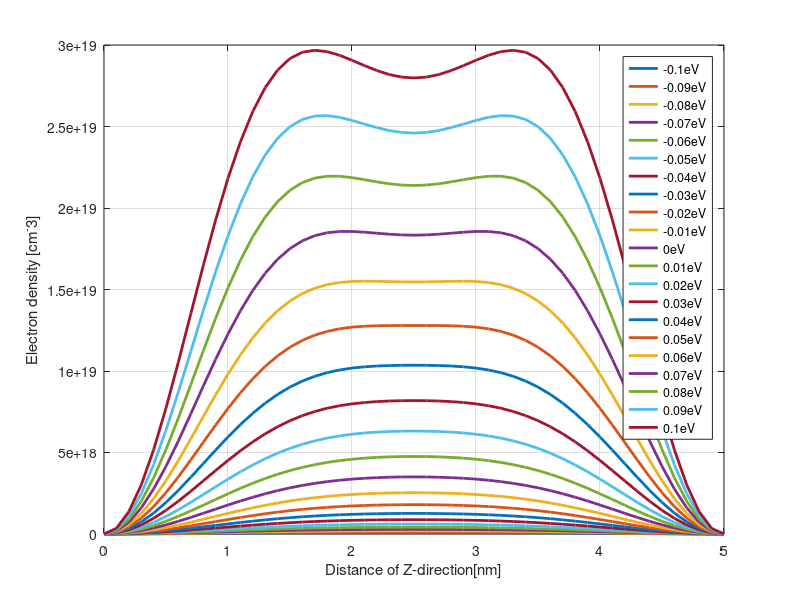
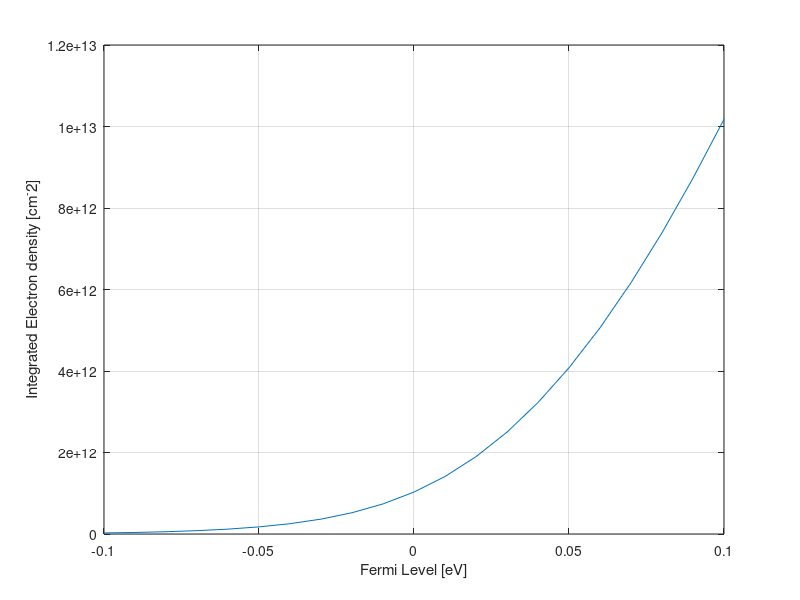
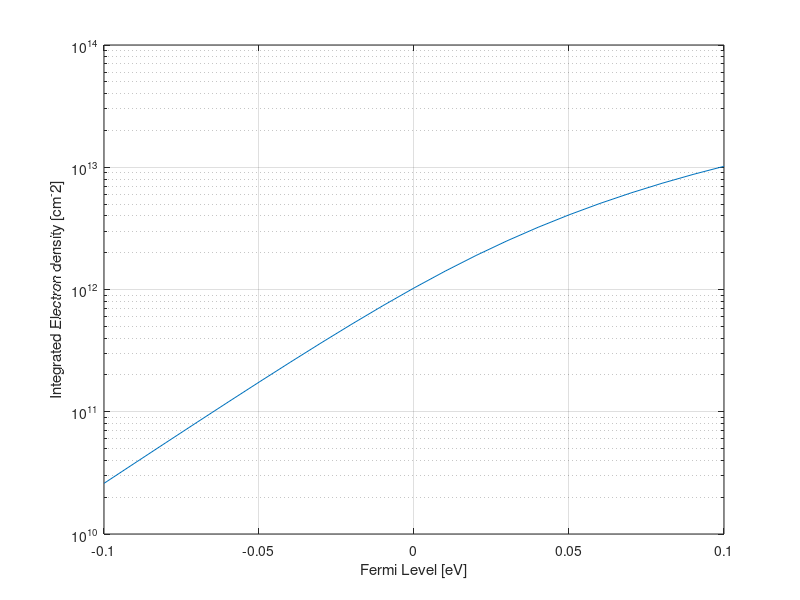

Source code (MATLAB) for these figures, in order:
close all;
clear all;



h = 6.626176e-34; %Planck constant (Js)
h_bar = h / (2*pi); %(Js)
Charge_q = 1.602192e-19; %charge Q
m0 = 9.109534e-31; %Electron reset mass (Kg)
Boltz = 1.380662e-23; %Boltzmann constant (J/K)
Temp = 300.0; %Temperature(K)
Lx = 100e-9; %Length of x-direction (m)
Ly = 100e-9;  %Length of y-direction (m)
Lz = 5e-9;   %Length of z-direction (m)
mxx = 0.19;  %Mass
myy = 0.19;  %Mass
mzz = 0.91;  %Mass

iter_max = 10;

coef = 2*Lx*Ly/(2*pi)*sqrt(mxx*myy)*m0/(h_bar^2)*(Boltz*Temp);
Fermi = [-0.1:0.01:0.1] * Charge_q ;%%-0.1 ~ 0.1ev(21Point Fermi_Level)
%Fermi = [-0.1:0.01:0.1] * 1 ;%%-0.1 ~ 0.1ev(21Point Fermi_Level)

totalNumber = 0;
Nz = 51;
z =  transpose([0:Nz-1])*Lz/(Nz-1);
del_z = Lz/(Nz-1);
elec = zeros(Nz,1); %Electron density (m^3)
Elec_density = cell(size(Fermi,2),1);

for iteriter=1:1:size(Fermi,2)
    for iter=1:1:iter_max
        Ez = (h_bar^2) / (2*mzz*m0) * (pi*iter/Lz)^2;
        subbandNumber = coef*log(1+exp(-(Ez-Fermi(1,iteriter))/(Boltz*Temp)));

        totalNumber = totalNumber + subbandNumber;
        elec = elec + 2/(Lx*Ly*Lz)*(sin(iter*pi*z/Lz).^2)*subbandNumber;
    end
    Elec_density{iteriter,1} = elec;
    elec = zeros(Nz,1); %Electron density (1/m^3)
end

for iter=1:1:size(Elec_density,1)
    Integrated_elec_density(iter,1) = sum(Elec_density{iter,1}) * (del_z); %(cm^2);
end

figure(1)
for iter=1:1:size(Fermi,2)
    plot(z/1e-9,Elec_density{iter,1}/1e6,'LineWidth',2); hold all;
end
xlabel('Distance of Z-direction[nm]');
ylabel('Electron density [cm^-3]');
grid on;
legend('-0.1eV','-0.09eV','-0.08eV','-0.07eV','-0.06eV','-0.05eV','-0.04eV','-0.03eV','-0.02eV','-0.01eV','0eV','0.01eV','0.02eV','0.03eV','0.04eV','0.05eV','0.06eV','0.07eV','0.08eV','0.09eV','0.1eV','Location','best');


figure(2)
plot(Fermi/Charge_q,Integrated_elec_density*1e-4)
xlabel('Fermi Level [eV]');
ylabel('Integrated Electron density [cm^-2]');
grid on;

figure(3)
semilogy(Fermi/Charge_q,Integrated_elec_density*1e-4)
xlabel('Fermi Level [eV]');
ylabel('Integrated Electron density [cm^-2]');
grid on;
